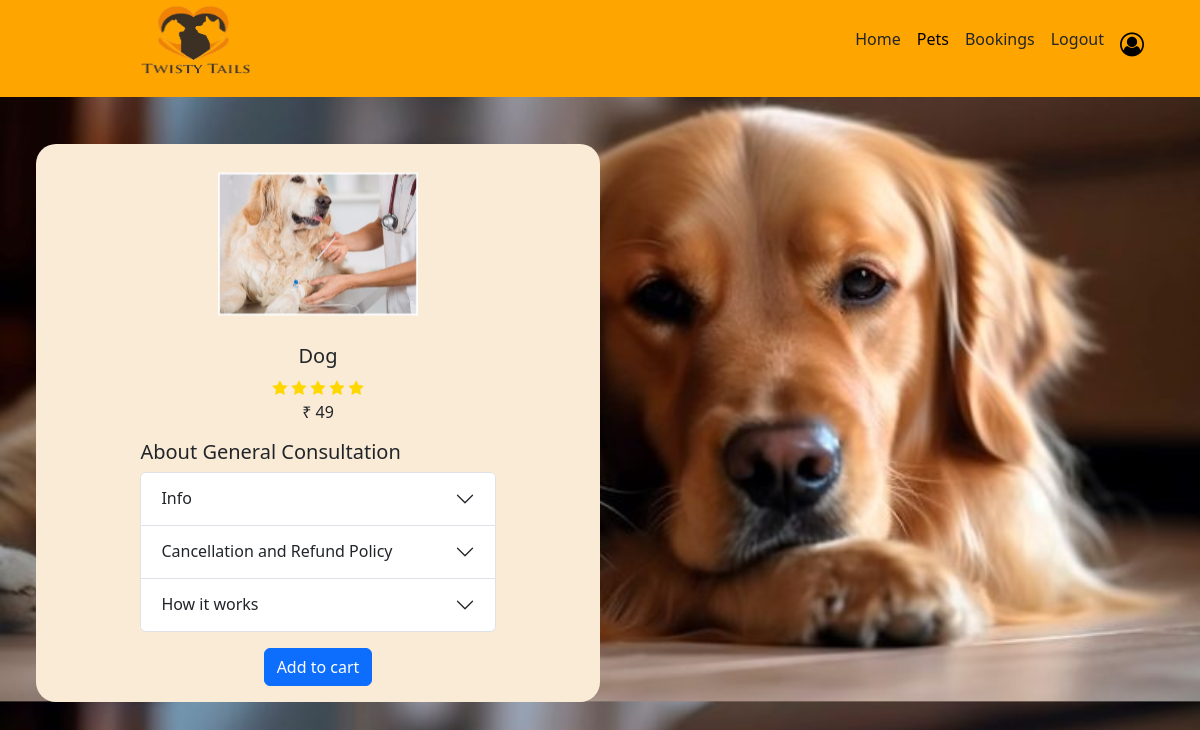
Screenshot of /infoPage.php?id=1 (signed in) with the database file from the repository.
### tables this page shows
CREATE TABLE `services` (
  `ServiceID` int(11) NOT NULL,
  `PetType` text DEFAULT NULL,
  `Service` text NOT NULL,
  `Type` text NOT NULL,
  `Amount` int(11) NOT NULL,
  `Rating` int(11) NOT NULL,
  `Info` varchar(1000) NOT NULL,
  `Image` blob NOT NULL,
  `Image_type` varchar(255) NOT NULL
);

### infoPage.php (the view, shortened to what this page needs)
<?php
     $servername = "localhost";
     $username = "root";
     $password = "";
     $dbname = "pets_care";
$conn = new mysqli($servername, $username, $password, $dbname);
    $result = $conn->query("SELECT * FROM services where ServiceID = ".$_GET['id']."");
    if ($result->num_rows > 0) {
        $row = $result->fetch_assoc();
    }
?>
<!DOCTYPE html>
<html lang="en">
<head>
    <link href="https://cdn.jsdelivr.net/npm/bootstrap@5.3.1/dist/css/bootstrap.min.css" rel="stylesheet">
    <link rel="stylesheet" href="https://cdnjs.cloudflare.com/ajax/libs/font-awesome/5.13.0/css/all.min.css">
    <link rel="stylesheet" href="infoPage.css?v=<?php echo time(); ?>">
    <link rel="stylesheet" href="./font-awesome-4.7.0/css/font-awesome.min.css">
</head>
<body style="background:url(Images/bg6.jpg);background-size:cover;">
<nav class="navbar navbar-expand-lg" style="background-color: orange;">
    <a class="navbar-brand px-5"><img src="Images/logotwistpreview.png" style="width: 141px;
    margin-left: 75px;
    height: 86px;
    margin-top: -15px;"></a>
    <div class="collapse navbar-collapse" id="navbarSupportedContent">
        <ul class="navbar-nav ms-auto px-5">
            <li class="nav-item"><a href="homepage.php" class="nav-link "><h4 style="  font-size: 1rem;">Home</h4></a></li>
            <li class="nav-item"><a href="myPets.php" class="nav-link active"><h4 style="  font-size: 1rem;">Pets</h4></a></li>
            <li class="nav-item"><a href="myBookings.php" class="nav-link"><h4 style="  font-size: 1rem;">Bookings</h4></a></li>
            <li class="nav-item"><a href="frontpage.php" class="nav-link"><h4 style="  font-size: 1rem;" >Logout</h4></a></li>
            <li class="nav-item"><a href="profile.php" class="nav-link"><h4><i class="fa fa-user-circle-o" style="color: black;" aria-hidden="true"></i></h4></a></li>
        </ul>
    </div>
</nav>
    <div class="wholeDiv tab">
        <?php
            $words = explode(" ", $row['Type']);
            $acronym = "";
            foreach ($words as $w) {
                $acronym .= mb_substr($w, 0, 1);
            }
            $word = strtolower($acronym);
            if($row['PetType'] == 'Dog') {
                echo '<img src="./Images/dog/'.$word.'.svg" height="200px" width="200px" alt="Dog">';
            } else if($row['PetType'] == 'Cat') {
                echo '<img src="./Images/cat/'.$word.'.svg" height="200px" width="200px" alt="Cat">';
            }
        ?>
          <h5 id="title">
            <?php
                echo $row['PetType'];
            ?>
          </h5>
        <div>
            <i class="fa fa-star" style="color: #Ffd700"></i>
            <i class="fa fa-star" style="color: #Ffd700"></i>
            <i class="fa fa-star" style="color: #Ffd700"></i>
            <i class="fa fa-star" style="color: #Ffd700"></i>
            <i class="fa fa-star" style="color: #Ffd700"></i>
        </div>
        <p>&#x20b9;
        <?php
            echo $row['Amount'];
            ?>
        </p>
        <div class="accordion px-5" style="width: 80%" id="accordionExample">
        <h5>About
            <?php
                echo $row['Type'];
            ?>
        </h5>
        <div class="accordion-item">
            <h2 class="accordion-header" id="headingOne">
            <button class="accordion-button collapsed" type="button" data-bs-toggle="collapse" data-bs-target="#collapseOne" aria-expanded="false" aria-controls="collapseOne">
                Info
            </button>
            </h2>
        </div>
        <div class="accordion-item">
            <h2 class="accordion-header" id="headingTwo">
            <button class="accordion-button collapsed" type="button" data-bs-toggle="collapse" data-bs-target="#collapseTwo" aria-expanded="false" aria-controls="collapseTwo">
                Cancellation and Refund Policy
            </button>
            </h2>
        </div>
        <div class="accordion-item">
            <h2 class="accordion-header" id="headingThree">
            <button class="accordion-button collapsed" type="button" data-bs-toggle="collapse" data-bs-target="#collapseThree" aria-expanded="false" aria-controls="collapseThree">
                How it works
            </button>
            </h2>
        </div>
        </div>
        <button class="btn btn-primary my-3" onclick="showTab(1)">Add to cart</button>
    </div>
</body>
</html>
</body>
</html>

### infopage.css (style rules this page uses)
.wholeDiv { position: absolute; top: 10%; left: 5%; vertical-align: middle; background-color: antiquewhite; display: flex; justify-content: center; align-items: center; flex-direction: column; width: 90%; border-radius: 20px; }
.navbar { z-index: 100; }

### infoPage.php (style rules this page uses)
.nav-link { display: block; padding: var(--bs-nav-link-padding-y) var(--bs-nav-link-padding-x); font-size: var(--bs-nav-link-font-size); font-weight: var(--bs-nav-link-font-weight); color: #212529; text-decoration: none; background: 0 0; border: 0; transition: color .15s ease-in-out,background-color .15s ease-in-out,border-color .15s ease-in-out; }
.wholeDiv { position: absolute; top: 18%; left: 3%; vertical-align: middle; background-color: antiquewhite; display: flex; justify-content: center; align-items: center; flex-direction: column; width: 47%; border-radius: 20px; }

### rows the page displays
services: PetType "Dog", Amount "49", Type "General Consultation"
